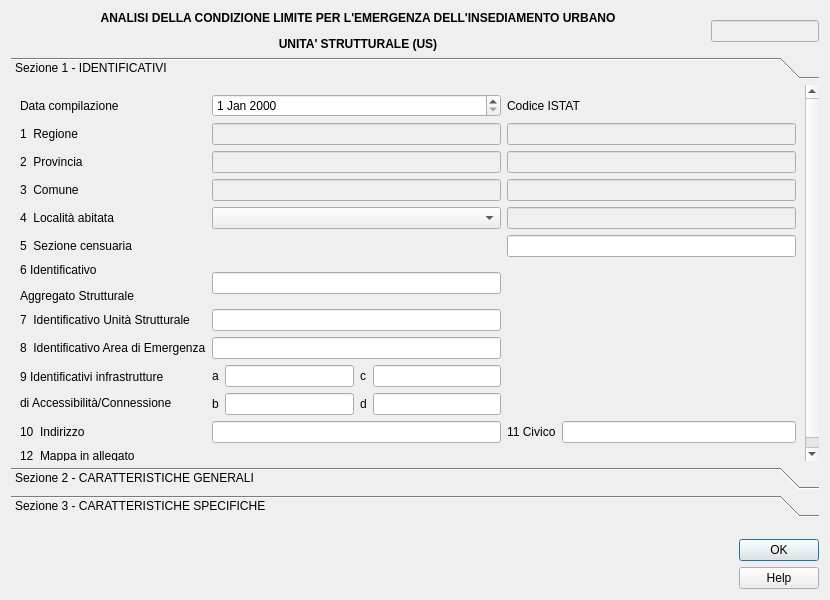
<?xml version="1.0" encoding="UTF-8"?>
<ui version="4.0">
 <class>cle_es</class>
 <widget class="QDialog" name="cle_es">
  <property name="geometry">
   <rect>
    <x>0</x>
    <y>0</y>
    <width>830</width>
    <height>600</height>
   </rect>
  </property>
  <property name="sizePolicy">
   <sizepolicy hsizetype="Fixed" vsizetype="Fixed">
    <horstretch>0</horstretch>
    <verstretch>0</verstretch>
   </sizepolicy>
  </property>
  <property name="minimumSize">
   <size>
    <width>830</width>
    <height>600</height>
   </size>
  </property>
  <property name="maximumSize">
   <size>
    <width>1500</width>
    <height>1500</height>
   </size>
  </property>
  <property name="windowTitle">
   <string>Update project</string>
  </property>
  <property name="locale">
   <locale language="English" country="UnitedStates"/>
  </property>
  <property name="modal">
   <bool>true</bool>
  </property>
  <layout class="QGridLayout" name="gridLayout_2">
   <item row="1" column="0">
    <widget class="QToolBox" name="toolBox">
     <property name="sizePolicy">
      <sizepolicy hsizetype="Preferred" vsizetype="Minimum">
       <horstretch>0</horstretch>
       <verstretch>0</verstretch>
      </sizepolicy>
     </property>
     <property name="minimumSize">
      <size>
       <width>0</width>
       <height>460</height>
      </size>
     </property>
     <property name="currentIndex">
      <number>0</number>
     </property>
     <widget class="QWidget" name="identificativi">
      <property name="geometry">
       <rect>
        <x>0</x>
        <y>0</y>
        <width>812</width>
        <height>379</height>
       </rect>
      </property>
      <attribute name="label">
       <string>Sezione 1 - IDENTIFICATIVI</string>
      </attribute>
      <layout class="QGridLayout" name="gridLayout">
       <item row="6" column="0">
        <widget class="QLabel" name="label_6">
         <property name="text">
          <string>3  Comune</string>
         </property>
        </widget>
       </item>
       <item row="4" column="0">
        <widget class="QLabel" name="label_5">
         <property name="text">
          <string>2  Provincia</string>
         </property>
        </widget>
       </item>
       <item row="2" column="2">
        <widget class="QLineEdit" name="cod_reg">
         <property name="enabled">
          <bool>false</bool>
         </property>
        </widget>
       </item>
       <item row="2" column="0">
        <widget class="QLabel" name="label_4">
         <property name="text">
          <string>1  Regione</string>
         </property>
        </widget>
       </item>
       <item row="4" column="2">
        <widget class="QLineEdit" name="cod_prov">
         <property name="enabled">
          <bool>false</bool>
         </property>
        </widget>
       </item>
       <item row="6" column="2">
        <widget class="QLineEdit" name="cod_com">
         <property name="enabled">
          <bool>false</bool>
         </property>
        </widget>
       </item>
       <item row="8" column="0">
        <widget class="QLabel" name="label_7">
         <property name="text">
          <string>4  Località abitata</string>
         </property>
        </widget>
       </item>
       <item row="14" column="2">
        <layout class="QHBoxLayout" name="horizontalLayout_2">
         <item>
          <widget class="QLabel" name="label_18">
           <property name="text">
            <string>11 Civico</string>
           </property>
          </widget>
         </item>
         <item>
          <widget class="QLineEdit" name="civico"/>
         </item>
        </layout>
       </item>
       <item row="0" column="0">
        <widget class="QLabel" name="label_3">
         <property name="text">
          <string>Data compilazione</string>
         </property>
        </widget>
       </item>
       <item row="0" column="2">
        <widget class="QLabel" name="label_2">
         <property name="text">
          <string>Codice ISTAT</string>
         </property>
        </widget>
       </item>
       <item row="0" column="1">
        <widget class="QDateEdit" name="data_us"/>
       </item>
       <item row="8" column="2">
        <widget class="QLineEdit" name="cod_local">
         <property name="enabled">
          <bool>false</bool>
         </property>
        </widget>
       </item>
       <item row="13" column="1">
        <layout class="QGridLayout" name="gridLayout_3">
         <item row="0" column="0">
          <widget class="QLabel" name="label_13">
           <property name="text">
            <string>a</string>
           </property>
          </widget>
         </item>
         <item row="0" column="1">
          <widget class="QLineEdit" name="ID_infra_a"/>
         </item>
         <item row="0" column="2">
          <widget class="QLabel" name="label_15">
           <property name="text">
            <string>c</string>
           </property>
          </widget>
         </item>
         <item row="0" column="3">
          <widget class="QLineEdit" name="ID_infra_c"/>
         </item>
         <item row="1" column="0">
          <widget class="QLabel" name="label_14">
           <property name="text">
            <string>b</string>
           </property>
          </widget>
         </item>
         <item row="1" column="1">
          <widget class="QLineEdit" name="ID_infra_b"/>
         </item>
         <item row="1" column="2">
          <widget class="QLabel" name="label_16">
           <property name="text">
            <string>d</string>
           </property>
          </widget>
         </item>
         <item row="1" column="3">
          <widget class="QLineEdit" name="ID_infra_d"/>
         </item>
        </layout>
       </item>
       <item row="11" column="0">
        <widget class="QLabel" name="label_10">
         <property name="text">
          <string>7  Identificativo Unità Strutturale</string>
         </property>
        </widget>
       </item>
       <item row="12" column="0">
        <widget class="QLabel" name="label_11">
         <property name="text">
          <string>8  Identificativo Area di Emergenza</string>
         </property>
        </widget>
       </item>
       <item row="14" column="1">
        <widget class="QLineEdit" name="indirizzo"/>
       </item>
       <item row="9" column="2">
        <widget class="QLineEdit" name="sezione">
         <property name="enabled">
          <bool>true</bool>
         </property>
        </widget>
       </item>
       <item row="11" column="1">
        <widget class="QLineEdit" name="ID_unit"/>
       </item>
       <item row="12" column="1">
        <widget class="QLineEdit" name="ID_area"/>
       </item>
       <item row="14" column="0">
        <widget class="QLabel" name="label_17">
         <property name="text">
          <string>10  Indirizzo</string>
         </property>
        </widget>
       </item>
       <item row="9" column="0">
        <widget class="QLabel" name="label_8">
         <property name="text">
          <string>5  Sezione censuaria</string>
         </property>
        </widget>
       </item>
       <item row="10" column="0">
        <widget class="QLabel" name="label_9">
         <property name="text">
          <string>&lt;html&gt;&lt;head/&gt;&lt;body&gt;&lt;p&gt;6 Identificativo &lt;/p&gt;&lt;p&gt;  Aggregato Strutturale&lt;/p&gt;&lt;/body&gt;&lt;/html&gt;</string>
         </property>
        </widget>
       </item>
       <item row="15" column="0">
        <widget class="QLabel" name="label_19">
         <property name="text">
          <string>12  Mappa in allegato</string>
         </property>
        </widget>
       </item>
       <item row="13" column="0">
        <widget class="QLabel" name="label_12">
         <property name="text">
          <string>&lt;html&gt;&lt;head/&gt;&lt;body&gt;&lt;p&gt;9  Identificativi infrastrutture &lt;/p&gt;&lt;p&gt;  di Accessibilità/Connessione&lt;/p&gt;&lt;/body&gt;&lt;/html&gt;</string>
         </property>
        </widget>
       </item>
       <item row="4" column="1">
        <widget class="QLineEdit" name="provincia">
         <property name="enabled">
          <bool>false</bool>
         </property>
        </widget>
       </item>
       <item row="2" column="1">
        <widget class="QLineEdit" name="regione">
         <property name="enabled">
          <bool>false</bool>
         </property>
        </widget>
       </item>
       <item row="6" column="1">
        <widget class="QLineEdit" name="comune">
         <property name="enabled">
          <bool>false</bool>
         </property>
        </widget>
       </item>
       <item row="10" column="1">
        <widget class="QLineEdit" name="ID_aggr"/>
       </item>
       <item row="8" column="1">
        <widget class="QComboBox" name="localita"/>
       </item>
      </layout>
     </widget>
     <widget class="QWidget" name="caratteristiche_gen">
      <property name="geometry">
       <rect>
        <x>0</x>
        <y>-140</y>
        <width>795</width>
        <height>519</height>
       </rect>
      </property>
      <attribute name="label">
       <string>Sezione 2 - CARATTERISTICHE GENERALI</string>
      </attribute>
      <layout class="QGridLayout" name="gridLayout_5">
       <item row="11" column="0">
        <widget class="QLabel" name="label_30">
         <property name="text">
          <string>30 Danno strutturale</string>
         </property>
        </widget>
       </item>
       <item row="12" column="0">
        <widget class="QLabel" name="label_31">
         <property name="text">
          <string>Proprietà </string>
         </property>
        </widget>
       </item>
       <item row="13" column="0">
        <widget class="QLabel" name="label_32">
         <property name="text">
          <string>34 Morfologia </string>
         </property>
        </widget>
       </item>
       <item row="14" column="0">
        <widget class="QLabel" name="label_33">
         <property name="text">
          <string>Ubicazione</string>
         </property>
        </widget>
       </item>
       <item row="15" column="0">
        <widget class="QLabel" name="label_34">
         <property name="text">
          <string>Microzonazione sismica</string>
         </property>
        </widget>
       </item>
       <item row="16" column="0">
        <widget class="QLabel" name="label_35">
         <property name="text">
          <string>Geologia/Idrogeologia</string>
         </property>
        </widget>
       </item>
       <item row="2" column="0">
        <widget class="QLabel" name="label_22">
         <property name="text">
          <string>&lt;html&gt;&lt;head/&gt;&lt;body&gt;&lt;p&gt;15 Fronte interferente su infrastruttura &lt;/p&gt;&lt;p&gt;accessibilità/connessione (H&amp;gt;L) o area &lt;/p&gt;&lt;p&gt;di emergenza (H&amp;gt;d)&lt;/p&gt;&lt;/body&gt;&lt;/html&gt;</string>
         </property>
        </widget>
       </item>
       <item row="2" column="2">
        <widget class="QComboBox" name="fronte"/>
       </item>
       <item row="10" column="0">
        <widget class="QLabel" name="label_29">
         <property name="text">
          <string>27 Pilastri isolati</string>
         </property>
        </widget>
       </item>
       <item row="0" column="0">
        <widget class="QLabel" name="label_20">
         <property name="text">
          <string>Posizione dell'aggregato</string>
         </property>
        </widget>
       </item>
       <item row="3" column="0">
        <widget class="QLabel" name="label_23">
         <property name="text">
          <string>16  Unità strutturale specialistica</string>
         </property>
        </widget>
       </item>
       <item row="4" column="0">
        <widget class="QLabel" name="label_24">
         <property name="text">
          <string>18  Numero piani totali (inclusi interrati)</string>
         </property>
        </widget>
       </item>
       <item row="8" column="0">
        <widget class="QLabel" name="label_27">
         <property name="text">
          <string>24  Struttura portante verticale</string>
         </property>
        </widget>
       </item>
       <item row="5" column="0">
        <widget class="QLabel" name="label_25">
         <property name="text">
          <string>20  Altezza media di piano (m)</string>
         </property>
        </widget>
       </item>
       <item row="9" column="0">
        <widget class="QLabel" name="label_28">
         <property name="text">
          <string>25 Tipo muratura</string>
         </property>
        </widget>
       </item>
       <item row="7" column="0">
        <widget class="QLabel" name="label_26">
         <property name="text">
          <string>22  Volume unico su AC</string>
         </property>
        </widget>
       </item>
       <item row="11" column="2">
        <layout class="QHBoxLayout" name="horizontalLayout_10">
         <item>
          <widget class="QComboBox" name="danno"/>
         </item>
         <item>
          <widget class="QLabel" name="label_45">
           <property name="text">
            <string>31 Stato manutentivo</string>
           </property>
          </widget>
         </item>
         <item>
          <widget class="QComboBox" name="stato_man"/>
         </item>
        </layout>
       </item>
       <item row="10" column="2">
        <layout class="QHBoxLayout" name="horizontalLayout_9">
         <item>
          <widget class="QComboBox" name="pilastri"/>
         </item>
         <item>
          <widget class="QLabel" name="label_43">
           <property name="text">
            <string>28 Piano pilotis</string>
           </property>
          </widget>
         </item>
         <item>
          <widget class="QComboBox" name="pilotis"/>
         </item>
         <item>
          <widget class="QLabel" name="label_44">
           <property name="text">
            <string>29 Sopraelevazioni</string>
           </property>
          </widget>
         </item>
         <item>
          <widget class="QComboBox" name="sopraelev"/>
         </item>
        </layout>
       </item>
       <item row="12" column="2">
        <layout class="QHBoxLayout" name="horizontalLayout_11">
         <item>
          <widget class="QCheckBox" name="pr_pubb">
           <property name="text">
            <string>32 Pubblica</string>
           </property>
          </widget>
         </item>
         <item>
          <widget class="QCheckBox" name="pr_priv">
           <property name="text">
            <string>33 Privata</string>
           </property>
          </widget>
         </item>
        </layout>
       </item>
       <item row="14" column="2">
        <layout class="QHBoxLayout" name="horizontalLayout_12">
         <item>
          <layout class="QHBoxLayout" name="horizontalLayout_13">
           <item>
            <widget class="QCheckBox" name="ubic_sotto">
             <property name="text">
              <string>35 Sotto versante incombente o forte pendio</string>
             </property>
            </widget>
           </item>
           <item>
            <widget class="QCheckBox" name="ubic_sopra">
             <property name="text">
              <string>36 Sopra versante incombente o cresta</string>
             </property>
            </widget>
           </item>
          </layout>
         </item>
        </layout>
       </item>
       <item row="9" column="2">
        <layout class="QHBoxLayout" name="horizontalLayout_8">
         <item>
          <widget class="QComboBox" name="tipo_mur"/>
         </item>
         <item>
          <widget class="QLabel" name="label_42">
           <property name="text">
            <string>26 Cordoli o catene</string>
           </property>
          </widget>
         </item>
         <item>
          <widget class="QComboBox" name="cord_cat"/>
         </item>
        </layout>
       </item>
       <item row="7" column="2">
        <layout class="QHBoxLayout" name="horizontalLayout_7">
         <item>
          <widget class="QComboBox" name="vol_unico"/>
         </item>
         <item>
          <widget class="QLabel" name="label_41">
           <property name="text">
            <string>23 Sup. media piano (mq)</string>
           </property>
          </widget>
         </item>
         <item>
          <widget class="QLineEdit" name="superf_m"/>
         </item>
        </layout>
       </item>
       <item row="5" column="2">
        <layout class="QHBoxLayout" name="horizontalLayout_6">
         <item>
          <widget class="QComboBox" name="alt_piano"/>
         </item>
         <item>
          <widget class="QLabel" name="label_40">
           <property name="text">
            <string>&lt;html&gt;&lt;head/&gt;&lt;body&gt;&lt;p&gt;21 Altezza imposta copertura&lt;/p&gt;&lt;/body&gt;&lt;/html&gt;</string>
           </property>
          </widget>
         </item>
         <item>
          <widget class="QLineEdit" name="alt_totale"/>
         </item>
        </layout>
       </item>
       <item row="4" column="2">
        <layout class="QHBoxLayout" name="horizontalLayout_4">
         <item>
          <widget class="QLineEdit" name="n_piani"/>
         </item>
         <item>
          <widget class="QLabel" name="label_38">
           <property name="text">
            <string>19 Piani interrati</string>
           </property>
          </widget>
         </item>
         <item>
          <widget class="QComboBox" name="n_interr"/>
         </item>
        </layout>
       </item>
       <item row="0" column="2">
        <layout class="QHBoxLayout" name="horizontalLayout_3">
         <item>
          <widget class="QLabel" name="label_36">
           <property name="text">
            <string>13 Isolata</string>
           </property>
          </widget>
         </item>
         <item>
          <widget class="QComboBox" name="isolato"/>
         </item>
         <item>
          <widget class="QLabel" name="label_37">
           <property name="text">
            <string>14</string>
           </property>
          </widget>
         </item>
         <item>
          <widget class="QComboBox" name="posizio"/>
         </item>
        </layout>
       </item>
       <item row="3" column="2">
        <layout class="QHBoxLayout" name="horizontalLayout_5">
         <item>
          <widget class="QComboBox" name="spec"/>
         </item>
         <item>
          <widget class="QLabel" name="label_39">
           <property name="text">
            <string>17</string>
           </property>
          </widget>
         </item>
         <item>
          <widget class="QComboBox" name="specialis"/>
         </item>
        </layout>
       </item>
       <item row="13" column="2">
        <widget class="QComboBox" name="morf"/>
       </item>
       <item row="8" column="2">
        <widget class="QComboBox" name="strutt_ver"/>
       </item>
       <item row="15" column="2">
        <layout class="QVBoxLayout" name="verticalLayout_3">
         <item>
          <layout class="QHBoxLayout" name="horizontalLayout_15">
           <item>
            <widget class="QLabel" name="label_48">
             <property name="text">
              <string>37 Zona MS (condizione peggiore)</string>
             </property>
            </widget>
           </item>
           <item>
            <widget class="QComboBox" name="zona_ms"/>
           </item>
          </layout>
         </item>
         <item>
          <layout class="QHBoxLayout" name="horizontalLayout_16">
           <item>
            <widget class="QLabel" name="inst_name">
             <property name="text">
              <string>Tipo instabilità</string>
             </property>
            </widget>
           </item>
           <item>
            <widget class="QCheckBox" name="inst_fran">
             <property name="text">
              <string>38 Frana</string>
             </property>
            </widget>
           </item>
           <item>
            <widget class="QCheckBox" name="inst_liq">
             <property name="text">
              <string>39 Liquefazione</string>
             </property>
            </widget>
           </item>
           <item>
            <widget class="QCheckBox" name="inst_fag">
             <property name="text">
              <string>40 Faglia att. cap.</string>
             </property>
            </widget>
           </item>
           <item>
            <widget class="QCheckBox" name="inst_ced">
             <property name="text">
              <string>41 Cedim. diff.</string>
             </property>
            </widget>
           </item>
           <item>
            <widget class="QCheckBox" name="inst_cav">
             <property name="text">
              <string>42 Cavità sott.</string>
             </property>
            </widget>
           </item>
          </layout>
         </item>
        </layout>
       </item>
       <item row="16" column="2">
        <layout class="QVBoxLayout" name="verticalLayout_4">
         <item>
          <layout class="QHBoxLayout" name="horizontalLayout_17">
           <item>
            <widget class="QLabel" name="label_50">
             <property name="text">
              <string>Localizzazione frana</string>
             </property>
            </widget>
           </item>
           <item>
            <widget class="QCheckBox" name="frana_ar">
             <property name="text">
              <string>43 Interferente con edif. strateg.</string>
             </property>
            </widget>
           </item>
           <item>
            <widget class="QCheckBox" name="frana_mon">
             <property name="text">
              <string>44 A monte</string>
             </property>
            </widget>
           </item>
           <item>
            <widget class="QCheckBox" name="frana_val">
             <property name="text">
              <string>45 A valle</string>
             </property>
            </widget>
           </item>
          </layout>
         </item>
         <item>
          <layout class="QHBoxLayout" name="horizontalLayout_18">
           <item>
            <widget class="QLabel" name="label_51">
             <property name="text">
              <string>46 Rischio PAI</string>
             </property>
            </widget>
           </item>
           <item>
            <widget class="QComboBox" name="pai"/>
           </item>
           <item>
            <widget class="QLabel" name="label_52">
             <property name="text">
              <string>47 Area alluvionale</string>
             </property>
            </widget>
           </item>
           <item>
            <widget class="QComboBox" name="alluvio"/>
           </item>
          </layout>
         </item>
        </layout>
       </item>
      </layout>
     </widget>
     <widget class="QWidget" name="caratteristiche_spec">
      <property name="geometry">
       <rect>
        <x>0</x>
        <y>0</y>
        <width>759</width>
        <height>201</height>
       </rect>
      </property>
      <attribute name="label">
       <string>Sezione 3 - CARATTERISTICHE SPECIFICHE</string>
      </attribute>
      <layout class="QGridLayout" name="gridLayout_6">
       <item row="0" column="0">
        <widget class="QLabel" name="label_53">
         <property name="text">
          <string>48 Destinazione d'uso</string>
         </property>
        </widget>
       </item>
       <item row="4" column="0">
        <widget class="QLabel" name="label_57">
         <property name="text">
          <string>51 Utilizzazione</string>
         </property>
        </widget>
       </item>
       <item row="2" column="0">
        <widget class="QLabel" name="label_54">
         <property name="text">
          <string>49 Tipo e numero unità d'uso</string>
         </property>
        </widget>
       </item>
       <item row="3" column="0">
        <widget class="QLabel" name="label_55">
         <property name="text">
          <string>50 Epoca di costruzione e ristrutturazione </string>
         </property>
        </widget>
       </item>
       <item row="0" column="2">
        <widget class="QComboBox" name="uso_att"/>
       </item>
       <item row="5" column="0">
        <widget class="QLabel" name="label_58">
         <property name="text">
          <string>52 Occupanti</string>
         </property>
        </widget>
       </item>
       <item row="4" column="2">
        <widget class="QComboBox" name="utilizz"/>
       </item>
       <item row="5" column="2">
        <widget class="QLineEdit" name="occupanti"/>
       </item>
       <item row="3" column="2">
        <layout class="QHBoxLayout" name="horizontalLayout_14">
         <item>
          <widget class="QCheckBox" name="epoca_1">
           <property name="text">
            <string>≤1919</string>
           </property>
          </widget>
         </item>
         <item>
          <widget class="QCheckBox" name="epoca_2">
           <property name="text">
            <string>19-45</string>
           </property>
          </widget>
         </item>
         <item>
          <widget class="QCheckBox" name="epoca_3">
           <property name="text">
            <string>46-61</string>
           </property>
          </widget>
         </item>
         <item>
          <widget class="QCheckBox" name="epoca_4">
           <property name="text">
            <string>62-71</string>
           </property>
          </widget>
         </item>
         <item>
          <widget class="QCheckBox" name="epoca_5">
           <property name="text">
            <string>72-81</string>
           </property>
          </widget>
         </item>
         <item>
          <widget class="QCheckBox" name="epoca_6">
           <property name="text">
            <string>82-91</string>
           </property>
          </widget>
         </item>
         <item>
          <widget class="QCheckBox" name="epoca_7">
           <property name="text">
            <string>92-01</string>
           </property>
          </widget>
         </item>
         <item>
          <widget class="QCheckBox" name="epoca_8">
           <property name="text">
            <string>≥2002</string>
           </property>
          </widget>
         </item>
        </layout>
       </item>
       <item row="2" column="2">
        <layout class="QGridLayout" name="gridLayout_7">
         <item row="0" column="0">
          <layout class="QHBoxLayout" name="horizontalLayout_19">
           <item>
            <widget class="QCheckBox" name="uso_a">
             <property name="text">
              <string>A Residenziale</string>
             </property>
            </widget>
           </item>
           <item>
            <widget class="QLabel" name="label_21">
             <property name="text">
              <string>(H</string>
             </property>
            </widget>
           </item>
           <item>
            <widget class="QLineEdit" name="uso_a_1"/>
           </item>
           <item>
            <widget class="QLabel" name="label_46">
             <property name="text">
              <string>)</string>
             </property>
            </widget>
           </item>
          </layout>
         </item>
         <item row="0" column="1">
          <layout class="QHBoxLayout" name="horizontalLayout_20">
           <item>
            <widget class="QCheckBox" name="uso_d">
             <property name="text">
              <string>D Turistico</string>
             </property>
            </widget>
           </item>
           <item>
            <widget class="QLabel" name="label_47">
             <property name="text">
              <string>(K</string>
             </property>
            </widget>
           </item>
           <item>
            <widget class="QLineEdit" name="uso_d_1"/>
           </item>
           <item>
            <widget class="QLabel" name="label_56">
             <property name="text">
              <string>)</string>
             </property>
            </widget>
           </item>
          </layout>
         </item>
         <item row="0" column="2">
          <layout class="QHBoxLayout" name="horizontalLayout_21">
           <item>
            <widget class="QCheckBox" name="uso_g">
             <property name="text">
              <string>G Deposito</string>
             </property>
            </widget>
           </item>
           <item>
            <widget class="QLabel" name="label_59">
             <property name="text">
              <string>(N</string>
             </property>
            </widget>
           </item>
           <item>
            <widget class="QLineEdit" name="uso_g_1"/>
           </item>
           <item>
            <widget class="QLabel" name="label_60">
             <property name="text">
              <string>)</string>
             </property>
            </widget>
           </item>
          </layout>
         </item>
         <item row="1" column="0">
          <layout class="QHBoxLayout" name="horizontalLayout_22">
           <item>
            <widget class="QCheckBox" name="uso_b">
             <property name="text">
              <string>B Commercio</string>
             </property>
            </widget>
           </item>
           <item>
            <widget class="QLabel" name="label_61">
             <property name="text">
              <string>(I</string>
             </property>
            </widget>
           </item>
           <item>
            <widget class="QLineEdit" name="uso_b_1"/>
           </item>
           <item>
            <widget class="QLabel" name="label_62">
             <property name="text">
              <string>)</string>
             </property>
            </widget>
           </item>
          </layout>
         </item>
         <item row="1" column="1">
          <layout class="QHBoxLayout" name="horizontalLayout_23">
           <item>
            <widget class="QCheckBox" name="uso_e">
             <property name="text">
              <string>E Produzione</string>
             </property>
            </widget>
           </item>
           <item>
            <widget class="QLabel" name="label_63">
             <property name="text">
              <string>(L</string>
             </property>
            </widget>
           </item>
           <item>
            <widget class="QLineEdit" name="uso_e_1"/>
           </item>
           <item>
            <widget class="QLabel" name="label_64">
             <property name="text">
              <string>)</string>
             </property>
            </widget>
           </item>
          </layout>
         </item>
         <item row="2" column="0">
          <layout class="QHBoxLayout" name="horizontalLayout_24">
           <item>
            <widget class="QCheckBox" name="uso_c">
             <property name="text">
              <string>C Serv. pubblici</string>
             </property>
            </widget>
           </item>
           <item>
            <widget class="QLabel" name="label_65">
             <property name="text">
              <string>(J</string>
             </property>
            </widget>
           </item>
           <item>
            <widget class="QLineEdit" name="uso_c_1"/>
           </item>
           <item>
            <widget class="QLabel" name="label_66">
             <property name="text">
              <string>)</string>
             </property>
            </widget>
           </item>
          </layout>
         </item>
         <item row="2" column="1">
          <layout class="QHBoxLayout" name="horizontalLayout_25">
           <item>
            <widget class="QCheckBox" name="uso_f">
             <property name="text">
              <string>F Uffici</string>
             </property>
            </widget>
           </item>
           <item>
            <widget class="QLabel" name="label_67">
             <property name="text">
              <string>(M</string>
             </property>
            </widget>
           </item>
           <item>
            <widget class="QLineEdit" name="uso_f_1"/>
           </item>
           <item>
            <widget class="QLabel" name="label_68">
             <property name="text">
              <string>)</string>
             </property>
            </widget>
           </item>
          </layout>
         </item>
        </layout>
       </item>
      </layout>
     </widget>
    </widget>
   </item>
   <item row="2" column="0">
    <layout class="QGridLayout" name="gridLayout_4">
     <property name="sizeConstraint">
      <enum>QLayout::SetDefaultConstraint</enum>
     </property>
     <property name="topMargin">
      <number>10</number>
     </property>
     <property name="horizontalSpacing">
      <number>10</number>
     </property>
     <property name="verticalSpacing">
      <number>0</number>
     </property>
     <item row="0" column="0">
      <widget class="QLabel" name="cnr">
       <property name="sizePolicy">
        <sizepolicy hsizetype="Preferred" vsizetype="Fixed">
         <horstretch>0</horstretch>
         <verstretch>0</verstretch>
        </sizepolicy>
       </property>
       <property name="text">
        <string/>
       </property>
       <property name="pixmap">
        <pixmap>../loghi/logo-cnr.png</pixmap>
       </property>
      </widget>
     </item>
     <item row="0" column="3">
      <spacer name="horizontalSpacer">
       <property name="orientation">
        <enum>Qt::Horizontal</enum>
       </property>
       <property name="sizeHint" stdset="0">
        <size>
         <width>40</width>
         <height>20</height>
        </size>
       </property>
      </spacer>
     </item>
     <item row="0" column="1">
      <widget class="QLabel" name="igag">
       <property name="sizePolicy">
        <sizepolicy hsizetype="Preferred" vsizetype="Fixed">
         <horstretch>0</horstretch>
         <verstretch>0</verstretch>
        </sizepolicy>
       </property>
       <property name="text">
        <string/>
       </property>
       <property name="pixmap">
        <pixmap>../loghi/logoigag.png</pixmap>
       </property>
      </widget>
     </item>
     <item row="0" column="4">
      <layout class="QVBoxLayout" name="verticalLayout">
       <item>
        <widget class="QDialogButtonBox" name="button_box">
         <property name="cursor">
          <cursorShape>PointingHandCursor</cursorShape>
         </property>
         <property name="orientation">
          <enum>Qt::Vertical</enum>
         </property>
         <property name="standardButtons">
          <set>QDialogButtonBox::Ok</set>
         </property>
         <property name="centerButtons">
          <bool>true</bool>
         </property>
        </widget>
       </item>
       <item>
        <widget class="QPushButton" name="help_button">
         <property name="cursor">
          <cursorShape>PointingHandCursor</cursorShape>
         </property>
         <property name="text">
          <string>Help</string>
         </property>
        </widget>
       </item>
      </layout>
     </item>
     <item row="0" column="2">
      <widget class="QLabel" name="labgis">
       <property name="sizePolicy">
        <sizepolicy hsizetype="Preferred" vsizetype="Fixed">
         <horstretch>0</horstretch>
         <verstretch>0</verstretch>
        </sizepolicy>
       </property>
       <property name="text">
        <string/>
       </property>
       <property name="pixmap">
        <pixmap>../loghi/logo-labgis.png</pixmap>
       </property>
       <property name="scaledContents">
        <bool>true</bool>
       </property>
      </widget>
     </item>
    </layout>
   </item>
   <item row="0" column="0">
    <layout class="QHBoxLayout" name="horizontalLayout_26">
     <item>
      <widget class="QLabel" name="label">
       <property name="text">
        <string>&lt;html&gt;&lt;head/&gt;&lt;body&gt;&lt;p align=&quot;center&quot;&gt;&lt;span style=&quot; font-weight:600;&quot;&gt;ANALISI DELLA CONDIZIONE LIMITE PER L'EMERGENZA DELL'INSEDIAMENTO URBANO&lt;/span&gt;&lt;/p&gt;&lt;p align=&quot;center&quot;&gt;&lt;span style=&quot; font-weight:600;&quot;&gt;UNITA' STRUTTURALE (US)&lt;/span&gt;&lt;/p&gt;&lt;/body&gt;&lt;/html&gt;</string>
       </property>
      </widget>
     </item>
     <item>
      <widget class="QLineEdit" name="ID_US">
       <property name="enabled">
        <bool>false</bool>
       </property>
       <property name="sizePolicy">
        <sizepolicy hsizetype="Fixed" vsizetype="Fixed">
         <horstretch>0</horstretch>
         <verstretch>0</verstretch>
        </sizepolicy>
       </property>
      </widget>
     </item>
    </layout>
   </item>
  </layout>
 </widget>
 <resources/>
 <connections>
  <connection>
   <sender>button_box</sender>
   <signal>accepted()</signal>
   <receiver>cle_es</receiver>
   <slot>accept()</slot>
   <hints>
    <hint type="sourcelabel">
     <x>248</x>
     <y>254</y>
    </hint>
    <hint type="destinationlabel">
     <x>157</x>
     <y>274</y>
    </hint>
   </hints>
  </connection>
  <connection>
   <sender>button_box</sender>
   <signal>rejected()</signal>
   <receiver>cle_es</receiver>
   <slot>reject()</slot>
   <hints>
    <hint type="sourcelabel">
     <x>316</x>
     <y>260</y>
    </hint>
    <hint type="destinationlabel">
     <x>286</x>
     <y>274</y>
    </hint>
   </hints>
  </connection>
 </connections>
</ui>
